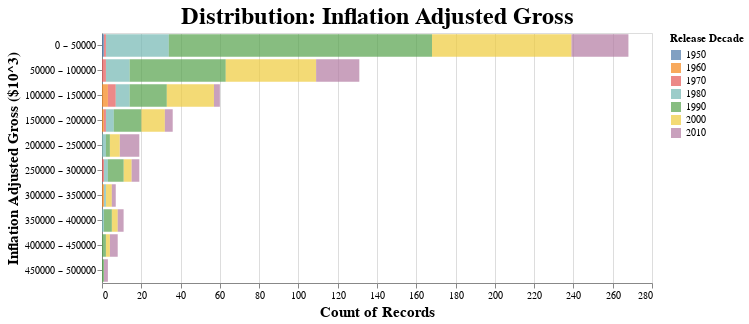

Notebook cell for this chart:
### Code cell
display_histogram(
    effective_df=lt_5e8_df,
    feature="inflation_adjusted_gross",
    target="release_decade",
    maxbins=10,
)

### Figure 1 — Vega-Lite specification as saved in the notebook (floating-point values rounded to 4 significant figures; data arrays with more than 128 entries replaced by an {"elided": "..."} marker saying what was removed)
{"config": {"view": {"continuousWidth": 400, "continuousHeight": 300}, "axis": {"labelFontSize": 10, "titleFontSize": 15}, "title": {"fontSize": 24}}, "data": {"name": "data-813acf3305fd4bbb9759de3a012ec766"}, "mark": {"type": "bar", "opacity": 0.7}, "encoding": {"color": {"field": "release_decade", "legend": {"title": "Release Decade"}, "type": "nominal"}, "x": {"aggregate": "count", "stack": true, "type": "quantitative"}, "y": {"axis": {"title": "Inflation Adjusted Gross ($10^3)"}, "bin": {"maxbins": 10}, "field": "feature_display", "type": "nominal"}}, "height": 250, "title": "Distribution: Inflation Adjusted Gross", "width": 550, "$schema": "https://vega.github.io/schema/vega-lite/v4.17.0.json", "datasets": {"data-813acf3305fd4bbb9759de3a012ec766": {"elided": "562 records"}}}
